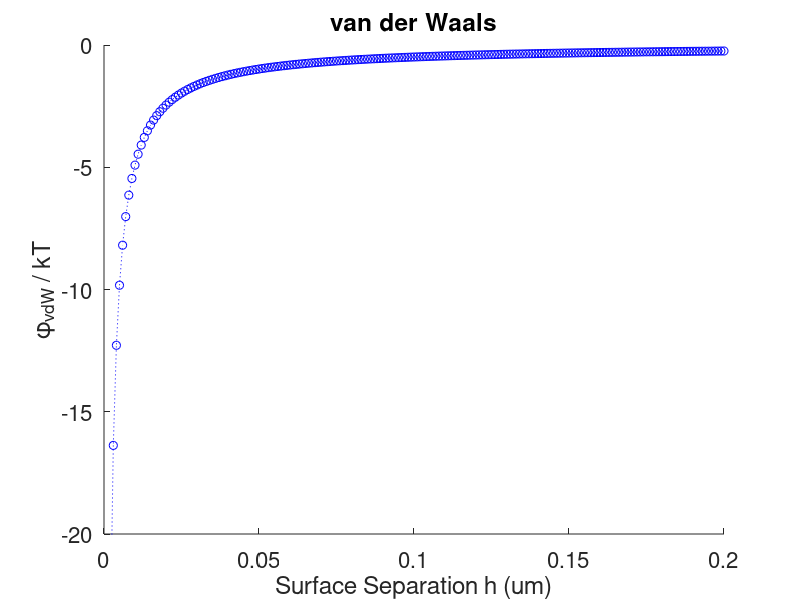
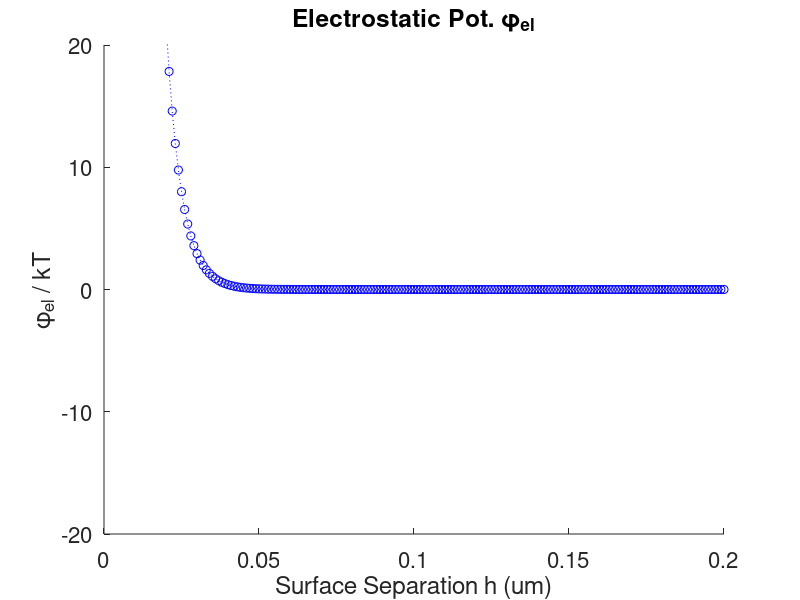
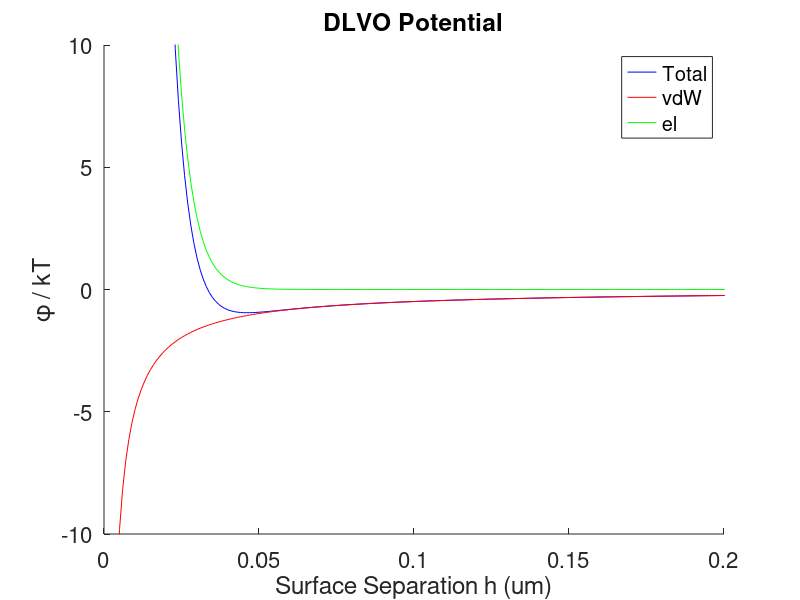

Here is the MATLAB script that generated these plots, in order:
% DLVO calculation
%
% Use DLVO theory to calcualte potential for gel particles. Combine vdW
% forces and electrostatic forces (Debye-Huckel) to get net potential.
%
% Mod History:
%  v2: try Brian's electrostatic potential
%  test: try Tadros chapter
%
% Author: Eric Schwen
% Date: 12/19/17

% Total potential energy phi:
% phi = phi_vdw + phi_el

% van der Waals forces
% phi_vdw = -A*a / (12*h)
% phi_el = q*lamb / (ep * ep0) * exp(-h/lamb)
% lamb = Debye length

% Constants
k = 1.38e-23; % Boltzmann's Constant (J/K)
T = 295; % Temp (K)

% h = surface-to-surface separation in meters
h = (0.001:0.001:1)*1e-6;

%%%%%%%%%%%%%%%%%%%%%%%%%%%%%%%%%%
% vdW forces
A = 2.4e-21; % Joules
a = 1e-6; % 1um

% vdW potential (normalized by kT)
phi_vdW = -A*a./(12*h) * 1/(k*T);

figure;
hold on
plot(h(:)/1e-6, phi_vdW(:), 'b:o');
title('van der Waals','FontSize', 20);
xlabel('Surface Separation h (um)','FontSize', 18);
ylabel('\phi_{vdW} / kT','FontSize', 18);

xlim([0 0.2])
ylim([-20 0])

% leg = legend('Location', 'northeast');
% set(leg, 'FontSize', 16)

xt = get(gca,'XTick');
set(gca, 'FontSize', 16);
hold off

%%%%%%%%%%%%%%%%%%%%%%%%%%%%%%%%%%%%
% electrostatic forces

ep0 = 8.85e-12; % (F/m)
ep = 55; % Dielectric constant
e = 1.602e-19; % Charge (C)
Z = 2; % Divalent salt
n = 6.022e26; % number density (m^-3)

%TESTING
% n = n/1000;

% molarity = (n/1000)*(1/6.022e23);

% Debye lenth in meters
% lamb = sqrt((ep * ep0 * k * T)/(2 * e^2 * Z^2 * n));
lamb = 5e-9;

% sig = 25e-3; % surface charge density (C/m^2)

% Tadros electrostatic potential
zeta = -40e-3; % zeta potential in V

% electrostatic potential in units of kT
phi_el = (1/(k*T)) * (4*pi*ep*ep0*a^2*zeta^2) * exp(-h/lamb)./(2*a + h);


%%%%%%% calculating phi0 brian's way
% zeta = -40e-3; % zeta potential in V
% a = 1.e-6; % brian's pariticle radius in m
% phi0 = 2*pi*ep*ep0*a/Z^2*zeta^2;
% phi0_kT = phi0/(k*T)

% Brian's Electrostatic potential (normalized by kT)
% phi_el = -phi0_kT*log(1-exp(-h/lamb));

% % Electrostatic potential (normalized by kT)
% phi_el = (sig * lamb)/(ep * ep0) * exp(-h./lamb) * 1/(k*T);

figure;
hold on
plot(h(:)/1e-6, phi_el(:), 'b:o');
title('Electrostatic Pot. \phi_{el}','FontSize', 20);
xlabel('Surface Separation h (um)','FontSize', 18);
ylabel('\phi_{el} / kT','FontSize', 18);

xlim([0 0.2])
ylim([-20 20])

% leg = legend('Location', 'northeast');
% set(leg, 'FontSize', 16)

xt = get(gca,'XTick');
set(gca, 'FontSize', 16);
hold off


%%%%%%%%%%%%%%%%%%%%%%%%%%%%%%%%%%%%%%%%
%% plot full dlvo (sum of electostatic and vdW)
phi = phi_vdW + phi_el;

figure;
hold on
plot(h(:)/1e-6, phi(:), 'b', 'DisplayName', 'Total');
plot(h(:)/1e-6, phi_vdW(:), 'r', 'DisplayName', 'vdW');
plot(h(:)/1e-6, phi_el(:), 'g', 'DisplayName', 'el');
title('DLVO Potential','FontSize', 20);
xlabel('Surface Separation h (um)','FontSize', 18);
ylabel('\phi / kT','FontSize', 18);

xlim([0 0.2])
ylim([-10 10])

leg = legend('Location', 'northeast');
set(leg, 'FontSize', 16)

xt = get(gca,'XTick');
set(gca, 'FontSize', 16);
hold off
